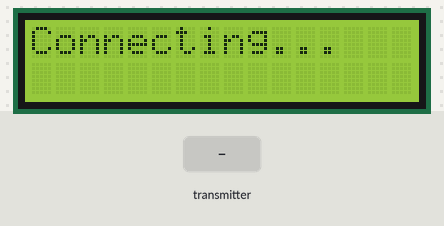
A sketch run on a simulated Arduino Uno, built with avr-gcc and run on an emulated ATmega328P. Shown: 16×2 character LCD. Inputs (shaded band) come from the test bench. No radio packets arrive unless stated.

Above: at 1.2 s.
1.3 s: the transmitter starts sending Xval = 0
At 2.5 s:
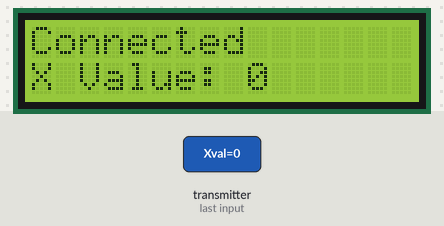
2.8 s: the transmitter starts sending Xval = 256
At 3.9 s:
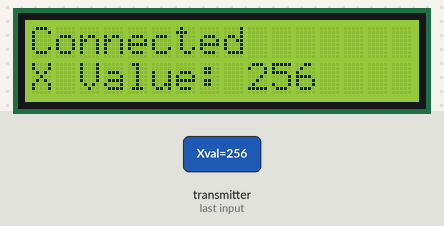
Timing chart, 0 to 5.8 s (numbered marks = the images above; inputs shaded):
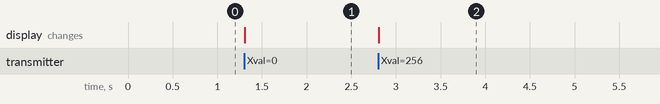

Measured:
- after the input at 1.3 s, the display: changes at once (image 1)
- after the input at 2.8 s, the display: changes at once (image 2)

The sketch:

Skateboard_Receiver.ino
```cpp
/* Title: Bluetooth Receiver Code for Skateboard
 * Author: Aleksi Hieta
 * Date: 6/7/2023
 */

#include <SPI.h>
#include <nRF24L01.h>
#include <RF24.h>
#include <Servo.h>
#include <LiquidCrystal.h>

int Xval;
int Yval;

//Bluetooth Setup
RF24 radio(7, 8); // CE, CSN
const byte addresses[][6] = {"00001", "00002"};

//LCD Setup
LiquidCrystal lcd(10, 9, 5, 4, 3, 2);

void setup() {
  radio.begin();
  radio.openWritingPipe(addresses[0]); // 00001
  radio.openReadingPipe(1, addresses[1]); // 00002
  radio.setPALevel(RF24_PA_MIN);

  //LCD setup

  lcd.begin(16, 2);
  lcd.setCursor(0, 0);
  lcd.print("Connecting...");
}

void loop() {
  delay(5);
  radio.startListening();
  if(radio.available()){
    radio.read(&Xval, sizeof(Xval));
    //Xval = int(Xval/102) - 5;
    lcd.setCursor(0, 0);
    lcd.print("Connected    ");
    lcd.setCursor(0,1);
    lcd.print("X Value: " + String(Xval) + "   ");
  }


}
```
